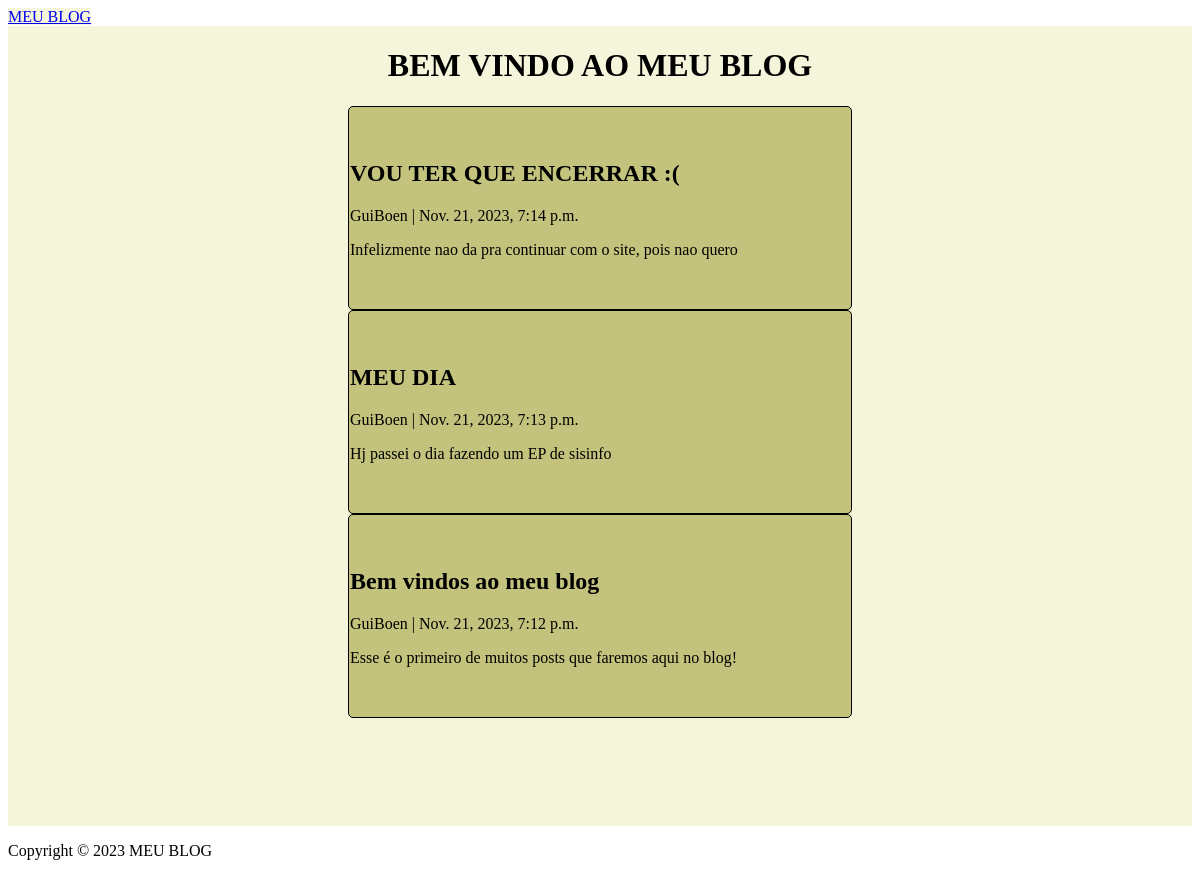
The page / on the database its author committed.
### App/models.py (models this page shows)
class Post(models.Model):
    title = models.CharField(max_length=255, unique=True)
    slug = models.SlugField(max_length=255, unique=True)
    author = models.ForeignKey(User, on_delete= models.CASCADE, related_name='blog_posts')
    created_on = models.DateTimeField(auto_now_add=True)
    updated_on = models.DateTimeField(auto_now_add=True)
    content = models.TextField()
    status = models.IntegerField(choices=STATUS, default=0)

### App/views.py (the view)
# urls.py: path('',views.PostList.as_view(), name="home"),
class PostList(generic.ListView):
    queryset = Post.objects.filter(status=1).order_by('-created_on')
    template_name = 'index.html'

### App/templates/index.html (shortened to what this page needs)
{% extends "base.html" %}
{% block content %}
<header class="masthead">
  <div class="containernav">
    <h1 class="titulo">BEM VINDO AO MEU BLOG </h1>
  </div>
</header>
<div class="container">
  <div class="row">
    <div>
      {% for post in post_list %}
      <div class="card-body">
        <div>
          <h2 class="card-title">{{ post.title }}</h2>
          <p class="card-text text-muted h6">{{ post.author }} | {{ post.created_on}} </p>
          <p class="card-text">{{post.content|slice:":65"}}</p>
        </div>
      </div>
      {% endfor %}
    </div>
  </div>
</div>
{%endblock%}

### App/templates/base.html (shortened to what this page needs)
<!DOCTYPE html>
<html>
<head>
</head>
<body>
  <nav>
    <div>
      <a class="navbar" href="{% url 'home' %}">MEU BLOG</a>
    </div>
  </nav>
  <div class="main">
    {% block content %}
    {% endblock content %}
  </div>
  <footer>
    <p>Copyright &copy; 2023 MEU BLOG </p>
  </footer>
</body>
</html>

### App/templates/base.html (style rules this page uses)
.main { display: flex; flex-direction: column; align-items: center; background-color: beige; height: 100vh; }
.navbar { background-color: beige; }

### App/templates/index.html (style rules this page uses)
.card-body { display: flex; flex-direction: column; height: 200px; width: 500px; background-color: rgb(195, 195, 125); border-radius: 5px; border:1px solid black; padding: 1px; align-self: center; justify-items: center; justify-content: center; align-content: center; }

### rows shown on the page
Post: title "VOU TER QUE ENCERRAR :(", author "GuiBoen", created_on "Nov. 21, 2023, 7:14 p.m.", content "Infelizmente nao da pra continuar com o site, pois nao quero"
Post: title "MEU DIA", author "GuiBoen", created_on "Nov. 21, 2023, 7:13 p.m.", content "Hj passei o dia fazendo um EP de sisinfo"
Post: title "Bem vindos ao meu blog", author "GuiBoen", created_on "Nov. 21, 2023, 7:12 p.m.", content "Esse é o primeiro de muitos posts que faremos aqui no blog!"
